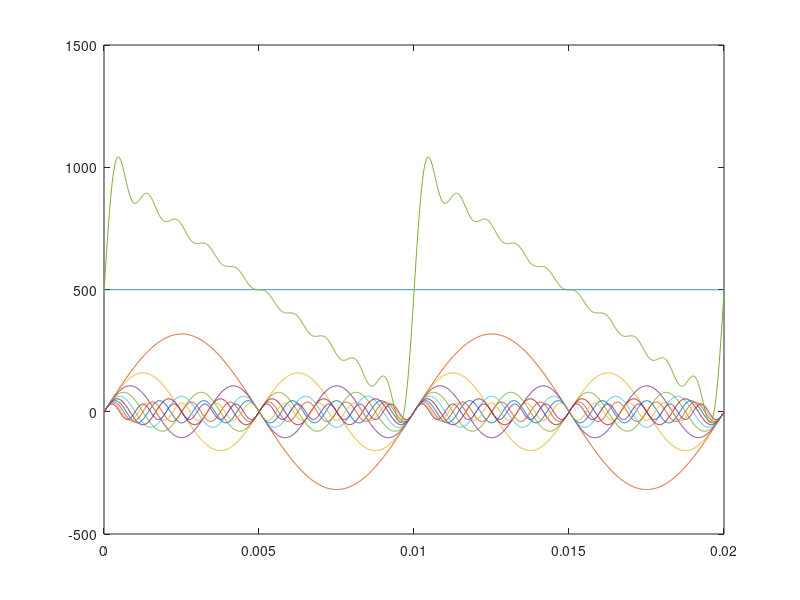

Write MATLAB code to recreate this figure.

clear all;

global Amp=1000;
global Len=0.01;
global freq=100000.0;

function output=s(times)
  global Amp;
  global Len;
  
  output = (times>0) .* (-Amp/Len .* times + Amp);
  output = output + (-(Amp*Len).*(times-Len)./2 + Amp) .* (times > Len);
end

function output=ffacts(times, freq)
  output = e .^ (-i.*2.*pi .* times .* freq');
end

function output=fC(times, signal, freq)
  complexFacts = ffacts(times, freq) .* signal;
  
  output = sum(complexFacts') ./ (size(times,2));
end

t=(0:1/freq:2*Len);
signal=s(t);


freqs=(1/Len) .* (0:10);

fourFacts = [1 , 2*ones(1, size(freqs,2)-1)] .* fC(t, signal, freqs)

waves = conj(ffacts(t, freqs)) .* fourFacts';

plot(t, waves, t, real(sum(waves)));